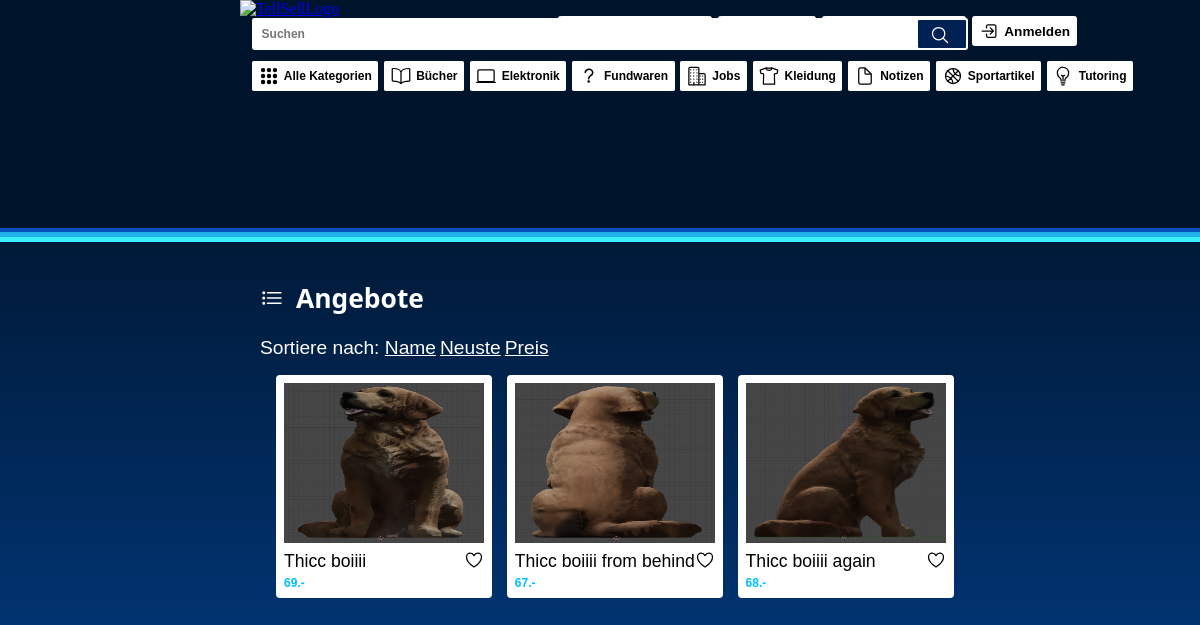
The page /?category=Fundwaren on the database its author committed.
### tables this page shows
CREATE TABLE items
             (id INTEGER PRIMARY KEY AUTOINCREMENT,
             itemname TEXT NOT NULL ,
             itemdesc TEXT NOT NULL,
             price Decimal,
             user_id int,
             item_picture TEXT,
             cat TEXT NOT NULL,
             date_added DATETIME
             );

### tellsell/app.py (the view)
@app.route('/')
def index():
    current_user_email = session.get('email', None)
    category = request.args.get('category')
    search_query = request.args.get('search')
    sort_by = request.args.get('sort', 'itemname')
    conn = sqlite3.connect('tellsell.db')
    cursor = conn.cursor()
    if search_query:
        cursor.execute('SELECT * FROM items WHERE itemname LIKE ? OR itemdesc LIKE ?',
                       (f'%{search_query}%', f'%{search_query}%'))
    elif category:
        cursor.execute('SELECT * FROM items WHERE cat = ?', (category,))
    else:
        cursor.execute(f'SELECT * FROM items ORDER BY {sort_by}')
    items = cursor.fetchall()
    conn.close()
    print(items)
    return render_template('index.html', items=items, current_user_email=current_user_email)

### tellsell/app.py (called while the page is built)
@app.teardown_appcontext
def close_connection(exception):
    db = getattr(g, '_database', None)
    if db is not None:
        db.close()

### tellsell/templates/index.html (shortened to what this page needs)
<!DOCTYPE html>
<link rel="stylesheet" href="{{ url_for('static', filename='style_index.css') }}">
<link rel="stylesheet" href="{{ url_for('static', filename='style_header.css') }}">
<html>
<head>
  <div class="top_bar">
    <ul class="account_options">
      <form action="{{ url_for('sell_item')}}" method="POST">
        <button id="goto_sell_item" type="submit"><a><ion-icon name="add-outline"></ion-icon>Angebot erstellen</a></button>
      </form>
      <button id="remember" type="submit"><a><ion-icon name="heart-outline"></ion-icon>Merkliste</a></button>
      <form action="{{ url_for('my_items') }}" method="GET">
        <button id="my_items_button" type="submit"><a><ion-icon name="list-outline"></ion-icon>Meine Angebote</a></button>
      </form>
      <form action="{{ url_for('logout')}}" method="POST">
        <button id="logout_button" type="submit">
          <a>
            <ion-icon name="{% if current_user_email %}log-out-outline{% else %}log-in-outline{% endif %}"></ion-icon>
            {% if current_user_email %}Abmelden{% else %}Anmelden{% endif %}
          </a>
        </button>
      </form>
    </ul>
    <a href="{{ url_for('index') }}">
      <img class="logo" src="{{ url_for('static', filename='logo.jpg') }}" alt="TellSellLogo">
    </a>
    <div class="searchbar">
      <ion-icon name="search-outline" id="search-icon"></ion-icon>
      <form class="searchform" action="{{ url_for('index') }}" method="get">
          <input type="text" id="search" name="search" placeholder="Suchen">
          <button type="submit"></button>
      </form>
    </div>
    <ul class="categories">
      <li><a href="{{ url_for('index') }}"><ion-icon name="apps"></ion-icon>Alle Kategorien</a></li>
      <li><a href="{{ url_for('index', category='Bücher') }}"><ion-icon name="book-outline"></ion-icon>Bücher</a></li>
      <li><a href="{{ url_for('index', category='Elektronik') }}"><ion-icon name="laptop-outline"></ion-icon>Elektronik</a></li>
      <li><a href="{{ url_for('index', category='Fundwaren') }}"><ion-icon name="help-outline"></ion-icon>Fundwaren</a></li>
      <li><a href="{{ url_for('index', category='Jobs') }}"><ion-icon name="business-outline"></ion-icon>Jobs</a></li>
      <li><a href="{{ url_for('index', category='Kleidung') }}"><ion-icon name="shirt-outline"></ion-icon>Kleidung</a></li>
      <li><a href="{{ url_for('index', category='Notizen') }}"><ion-icon name="document-outline"></ion-icon>Notizen</a></li>
      <li><a href="{{ url_for('index', category='Sportartikel') }}"><ion-icon name="basketball-outline"></ion-icon>Sportartikel</a></li>
      <li><a href="{{ url_for('index', category='Tutoring') }}"><ion-icon name="bulb-outline"></ion-icon>Tutoring</a></li>
    </ul>
  </div>
</head>
<body>
  <h1><ion-icon name="list-outline"></ion-icon><a>Angebote</a></h1>
  <div>
    <a class="search">Sortiere nach: </a>
    <a class="search" href="{{ url_for('index', sort='itemname') }}">Name</a>
    <a class="search" href="{{ url_for('index', sort='date_added DESC') }}">Neuste</a>
    <a class="search" href="{{ url_for('index', sort='price') }}">Preis</a>
  </div>
  {% if items %}
    <div class="grid-container">
      {% for item in items %}
      <div class="grid-item" data-user-id="{{ item[4] }}" onclick="displayOwnerProfile(this)">
          {% if item[5] %}
          <img src="{{ url_for('uploads', filename=item[5].replace('\\', '/')) }}" alt="Item Picture">
          {% else %}
            <img src="{{ url_for('static', filename='noimage.jpg') }}" alt="No Image">
          {% endif %}
          <ion-icon id="heartIcon" name="heart-outline" onclick="toggleHeart()"></ion-icon>
          <div class="name">{{ item[1] }}</div>
          <div class="price">{{ item[3] }}.-</div>
        </div>
        {% endfor %}
    </div>
  {% else %}
    <h2>Momentan gibt es keine offenen Angebote</h2>
  {% endif %}
</body>
</html>

### tellsell/static/style_index.css (style rules this page uses)
body { margin-top: 30vh; padding-left: 21vw; padding-right: 18.5vw; background-color: #00142c; background: linear-gradient(0deg, rgba(1,63,138,1) 0%, rgba(0,20,44,1) 80%); background-attachment: fixed; }
h1 { display: flex; align-items: center; padding-top: 5vh; }
h1 ion-icon { width: 3vh; height: 3vh; color: rgb(255, 255, 255); }
h1 a { align-items: center; color: rgb(255, 255, 255); text-align: left; font-family: 'Segoe UI'; margin-left: 1vw; font-size: 3.3vh; }
.search { font-size: 2.4vh; font-family: Helvetica, Arial, sans-serif; color: #ffffff; }
.grid-container { display: grid; grid-template-columns: repeat(auto-fill, minmax(23vh, 4fr)); gap: 1.8vh; padding: 2vh; }
.grid-item { background-color: #ffffff; padding: 1vh; cursor: pointer; border-radius: .5vh; align-items: center; font-family: "Guill Sans", sans-serif; color: black; text-decoration: none; }
.grid-item img { width: 100%; height: 20vh; }
.grid-item .name { font-family: "Guill Sans", sans-serif; padding-top: .4vh; font-size: 2.2vh; }
.grid-item ion-icon { float: right; padding-top: .4vh; transition: color 0.5s ease; }
.grid-item .price { font-family: "Guill Sans", sans-serif; font-weight: bolder; padding-top: .5vh; font-size: 1.5vh; color: rgb(0, 191, 255); }

### tellsell/static/style_header.css (style rules this page uses)
.top_bar { position: fixed; top: 0; left: 0; width: 100vw; height: 29vh; background-color: rgba(0,20,44,1); box-sizing: border-box; z-index: 1; border-bottom: .6vh solid #0a51bb; }
.top_bar::before, .top_bar::after { content: ""; position: absolute; left: 0vw; width: 100vw; height: .6vh; }
.top_bar::before { top: 29vh; background-color: #1fb2e8; }
.top_bar::after { top: 29.6vh; background-color: #3bf1ff; }
.logo { padding-left: 20vw; width: 17.5vh; height: 17.5vh; }
.searchbar { display: flex; height: 2vh; top:0; padding-left: 21vw; position: relative; }
.searchform { width: 58vw; }
.searchform button { width: 4vw; height: 3.5vh; border: none; border-radius: .1vw; background-color: #002153; transition: background-color 0.3s ease; position: absolute; right: 19.5vw; top: 2vh; transform: translateY(-50%); }
.searchbar input[type="text"] { display: flex; align-items: center; font-weight: bolder; font-size: 1.5vh; font-family: "Guill Sans", sans-serif; color: black; text-decoration: none; border:none; border-radius: .3vh; width: 58.7vw; height: 3.7vh; padding-left: .8vw; }
#search-icon { position: absolute; right: 20.8vw; top: 2.1vh; transform: translateY(-50%); color: #ffffff; z-index: 1; pointer-events: none; }
ion-icon { width: 2.5vh; height: 2.5vh; color: rgb(0, 0, 0); }
.categories { display: flex; overflow-x: auto; white-space: nowrap; margin: 0; padding: 0; padding-top:3.4vh; }
.categories li:first-of-type { padding-left: 21vw; }
.categories li { float: left; padding-left: .49vw; }
.categories li a { display: flex; align-items: center; font-weight: bolder; font-family: "Guill Sans", sans-serif; font-size: 1.5vh; color: black; text-decoration: none; background-color: rgb(255, 255, 255); transition: background-color 0.3s ease; border-radius: .15vw; padding: .6vh .548vw; }
.categories li a ion-icon { margin-right: .44vw; }
.account_options { display: flex; overflow-x: auto; white-space: nowrap; margin: 0; padding: 0; position: fixed; top: 2vh; left: 46vw; }
.account_options a ion-icon { margin-right: .44vw; }
.account_options button { float: left; margin-left: .5vw; padding: .5vh .5vw; border: solid; border-color: #ffffff; border-width: .01vh; border-radius: .3vh; background-color: #ffffff; transition: background-color 0.2s ease; }
.account_options button a { display: flex; align-items: center; font-weight: bolder; font-size: 1.7vh; font-family: Helvetica, Arial, sans-serif; color: black; text-decoration: none; }
ul { list-style: none; overflow-y: hidden; }

### rows shown on the page
items: item_picture (picture), itemname "Thicc boiiii", price "69"
items: item_picture (picture), itemname "Thicc boiiii from behind", price "67"
items: item_picture (picture), itemname "Thicc boiiii again", price "68"
